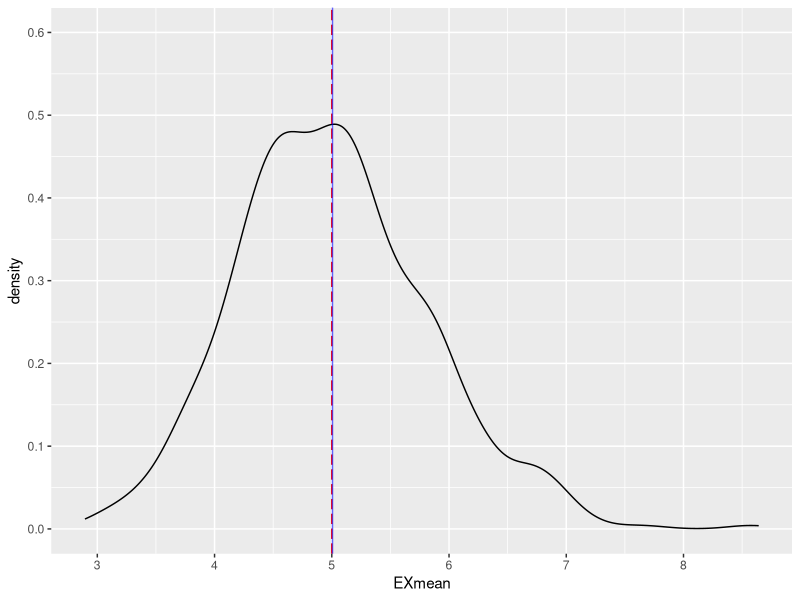
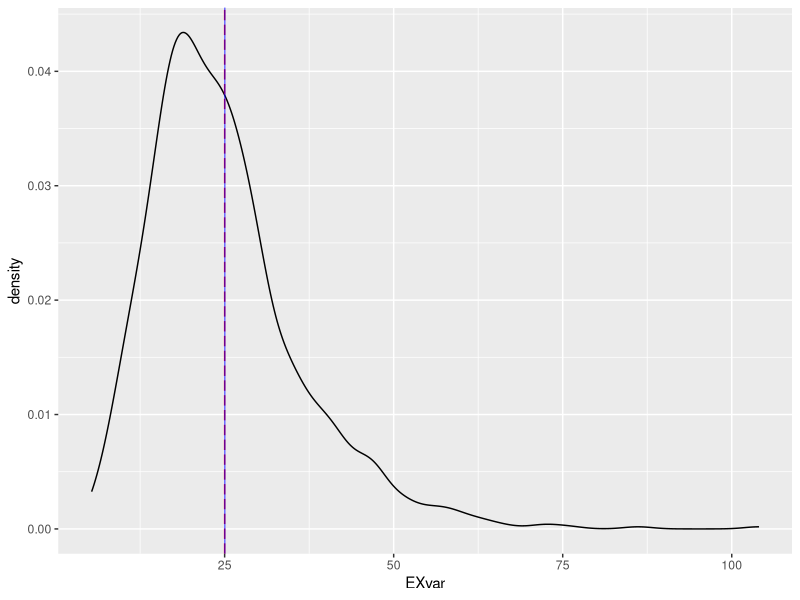
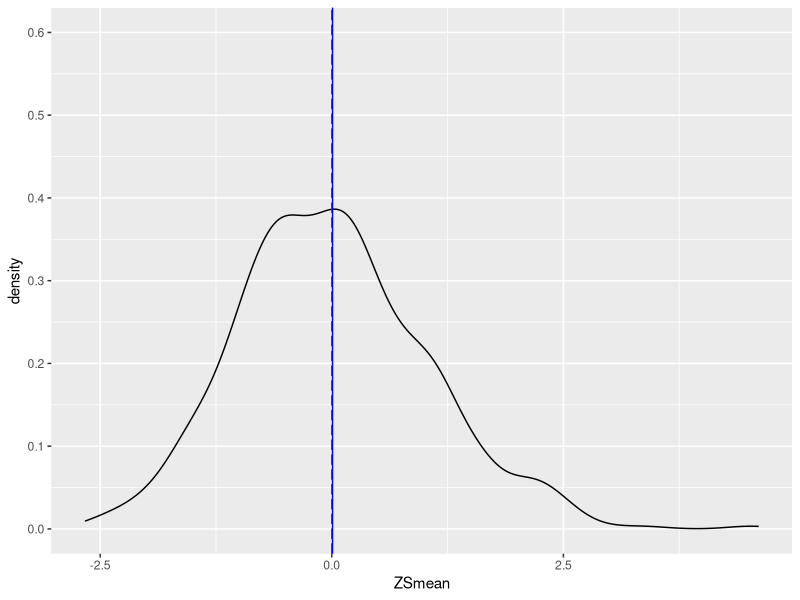

These figures' R source, in order:
## ---- chunk 1
MeanTHEO <- 1/0.2
## ---- chunk 2
VarTHEO <- 1/(0.2^2)
## ---- chunk 3
library(ggplot2)
library(gridExtra)
## ---- chunk 4
#Alternate method is to embed while loop into dat within data.frame create
#Downside is that each centrality measure like mean,var calculation is based on different sets of i.i.d sampled data  
#Different from what we will usually see in experiments
n <- 1
dat <- c()
while (n <=1000){
  dat <- rbind(dat, rexp(40, rate=0.2))
  n <- n + 1
}

zMean <- function(x, n){sqrt(n)*(mean(x) - MeanTHEO)/VarTHEO}

out <- data.frame(
  EXmean = apply(dat, 1, mean),
  EXvar = apply(dat, 1, var),
  ZSmean = apply(dat, 1, zMean, n)
)
## ---- chunk 5
#Plot - Simulated vs Theoretical
ggplot(out, aes(x = EXmean)) +
  geom_density(statbin="identity") +
  geom_vline(xintercept=MeanTHEO, color="red", linetype="longdash") +
  geom_vline(xintercept=mean(out$EXmean), color="blue", alpha=0.6) +
  scale_y_continuous(limits=c(0,0.6), breaks=seq(0,0.6, 0.1))
## ---- chunk 6
#Calculated - Simulated vs Theoretical
MeanTHEO
mean(out$EXmean)
## ---- chunk 7
ggplot(out, aes(x = EXvar)) +
  geom_density(statbin="identity") +
  geom_vline(xintercept=VarTHEO, color="red", linetype="longdash") +
  geom_vline(xintercept=mean(out$EXvar), color="blue", alpha=0.6)
## ---- chunk 8
ggplot(out, aes(x = ZSmean)) +
  geom_density(statbin="identity") +
  geom_vline(xintercept=0, color="red", linetype="longdash", width=0.2) +
  geom_vline(xintercept=mean(out$ZSmean), color="blue") +
  scale_y_continuous(limits=c(0,0.6), breaks=seq(0,0.6, 0.1))
## ---- chunk 9
mean(out$ZSmean)
var(out$ZSmean)
